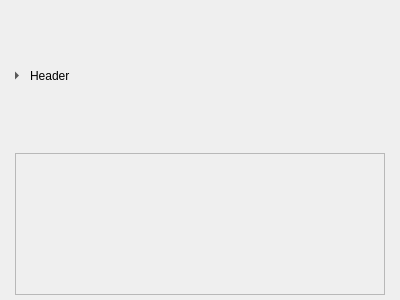
<?xml version="1.0" encoding="UTF-8"?>
<ui version="4.0">
 <class>CustomGroupBox</class>
 <widget class="QWidget" name="CustomGroupBox">
  <property name="geometry">
   <rect>
    <x>0</x>
    <y>0</y>
    <width>400</width>
    <height>300</height>
   </rect>
  </property>
  <property name="windowTitle">
   <string>Form</string>
  </property>
  <layout class="QVBoxLayout" name="verticalLayout">
   <property name="leftMargin">
    <number>5</number>
   </property>
   <property name="topMargin">
    <number>5</number>
   </property>
   <property name="rightMargin">
    <number>15</number>
   </property>
   <property name="bottomMargin">
    <number>5</number>
   </property>
   <item>
    <widget class="QWidget" name="titleWidget" native="true">
     <property name="enabled">
      <bool>true</bool>
     </property>
     <layout class="QHBoxLayout" name="horizontalLayout_2">
      <property name="spacing">
       <number>0</number>
      </property>
      <property name="leftMargin">
       <number>0</number>
      </property>
      <property name="topMargin">
       <number>0</number>
      </property>
      <property name="rightMargin">
       <number>0</number>
      </property>
      <property name="bottomMargin">
       <number>0</number>
      </property>
      <item>
       <widget class="QToolButton" name="arrowButton">
        <property name="text">
         <string/>
        </property>
        <property name="checkable">
         <bool>true</bool>
        </property>
        <property name="checked">
         <bool>false</bool>
        </property>
        <property name="popupMode">
         <enum>QToolButton::DelayedPopup</enum>
        </property>
        <property name="toolButtonStyle">
         <enum>Qt::ToolButtonIconOnly</enum>
        </property>
        <property name="autoRaise">
         <bool>true</bool>
        </property>
        <property name="arrowType">
         <enum>Qt::RightArrow</enum>
        </property>
       </widget>
      </item>
      <item>
       <widget class="CustomGroupBoxLabel" name="header">
        <property name="enabled">
         <bool>true</bool>
        </property>
        <property name="styleSheet">
         <string notr="true">text-align: left;</string>
        </property>
        <property name="text">
         <string>Header</string>
        </property>
        <property name="checkable">
         <bool>true</bool>
        </property>
        <property name="flat">
         <bool>true</bool>
        </property>
       </widget>
      </item>
     </layout>
    </widget>
   </item>
   <item>
    <widget class="QWidget" name="contentWidget" native="true">
     <layout class="QHBoxLayout" name="horizontalLayout">
      <property name="leftMargin">
       <number>0</number>
      </property>
      <property name="topMargin">
       <number>0</number>
      </property>
      <property name="rightMargin">
       <number>0</number>
      </property>
      <property name="bottomMargin">
       <number>0</number>
      </property>
      <item>
       <spacer name="horizontalSpacer">
        <property name="orientation">
         <enum>Qt::Horizontal</enum>
        </property>
        <property name="sizeType">
         <enum>QSizePolicy::Fixed</enum>
        </property>
        <property name="sizeHint" stdset="0">
         <size>
          <width>10</width>
          <height>20</height>
         </size>
        </property>
       </spacer>
      </item>
      <item>
       <widget class="QFrame" name="frame">
        <property name="frameShape">
         <enum>QFrame::StyledPanel</enum>
        </property>
        <property name="frameShadow">
         <enum>QFrame::Plain</enum>
        </property>
       </widget>
      </item>
     </layout>
    </widget>
   </item>
  </layout>
 </widget>
 <customwidgets>
  <customwidget>
   <class>CustomGroupBoxLabel</class>
   <extends>QPushButton</extends>
   <header>customgroupbox.h</header>
  </customwidget>
 </customwidgets>
 <resources/>
 <connections/>
</ui>
